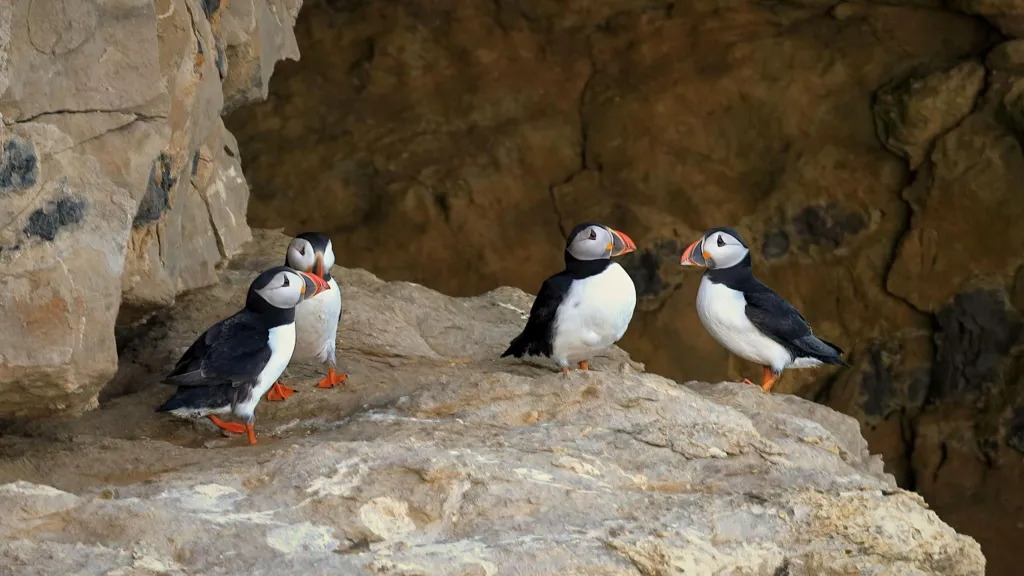
#> input picture Module 17_ Visionary Al- Computer Vision with OpenCV/Fun with Filters/78d8d060-21ce-11f0-89a9-cb5ed9bbefd9.jpg.webp, 1024 x 576 px
$ python main4AIproject.py
#> lines starting #> are read from the running program, lines starting #| are printed output that depends on the picture
import cv2
import numpy as np
import os
import re

image = cv2.imread("78d8d060-21ce-11f0-89a9-cb5ed9bbefd9.jpg.webp")
#> image is the input picture: shape (576, 1024, 3); mean B, G, R 74.6, 93.9, 106.9

if image is None:
    print("Error: Image not found in the system")
    exit()

image = cv2.resize(image, (200, 200))
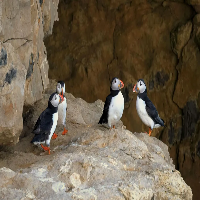
#> image: shape (200, 200, 3); mean B, G, R 74.5, 93.9, 106.8

original = image.copy()

red_intensity = 50
green_intensity = 50
blue_intensity = 50


def apply_red(img, intensity):

    red = img.copy()

    red[:, :, 2] = np.clip(
        red[:, :, 2].astype(int) + intensity,
        0,
        255
    )

    return red


def apply_blue(img, intensity):

    blue = img.copy()

    blue[:, :, 0] = np.clip(
        blue[:, :, 0].astype(int) + intensity,
        0,
        255
    )

    return blue


def apply_green(img, intensity):

    green = img.copy()

    green[:, :, 1] = np.clip(
        green[:, :, 1].astype(int) + intensity,
        0,
        255
    )

    return green


def apply_original(img):
    return img.copy()


while True:

    cv2.imshow("Interactive Filters", image)

    key = cv2.waitKey(0) & 0xFF
#> (key q is pressed here)

    if key == ord('r'):
        image = apply_red(image, red_intensity)

    elif key == ord('g'):
        image = apply_green(image, green_intensity)

    elif key == ord('b'):
        image = apply_blue(image, blue_intensity)

    elif key == ord('t'):
        red_intensity = min(255, red_intensity + 10)
        print("Red intensity:", red_intensity)
        image = apply_red(original, red_intensity)

    elif key == ord('d'):
        blue_intensity = max(0, blue_intensity - 10)
        print("Blue intensity:", blue_intensity)
        image = apply_blue(original, blue_intensity)

    elif key == ord('u'):
        green_intensity = min(255, green_intensity + 10)
        print("Green intensity:", green_intensity)
        image = apply_green(original, green_intensity)

    elif key == ord('j'):
        red_intensity = max(0, red_intensity - 10)
        print("Red intensity:", red_intensity)
        image = apply_red(original, red_intensity)

    elif key == ord('q'):
        break

cv2.destroyAllWindows()

$ run again, with Module 17_ Visionary Al- Computer Vision with OpenCV/Fun with Filters/me.jpg saved as Module 17_ Visionary Al- Computer Vision with OpenCV/Fun with Filters/78d8d060-21ce-11f0-89a9-cb5ed9bbefd9.jpg.webp
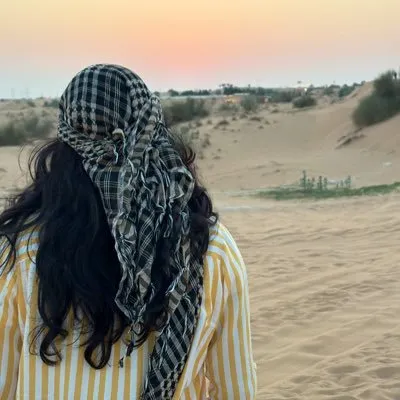
#> input picture Module 17_ Visionary Al- Computer Vision with OpenCV/Fun with Filters/me.jpg, 400 x 400 px
#> image is the input picture: shape (400, 400, 3); mean B, G, R 121.9, 137, 143.2
#> `image = cv2.resize(image, (200, 200))`:
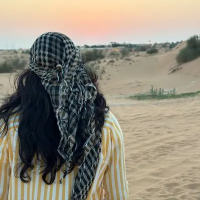
#> image: shape (200, 200, 3); mean B, G, R 122.1, 137.1, 143.4
